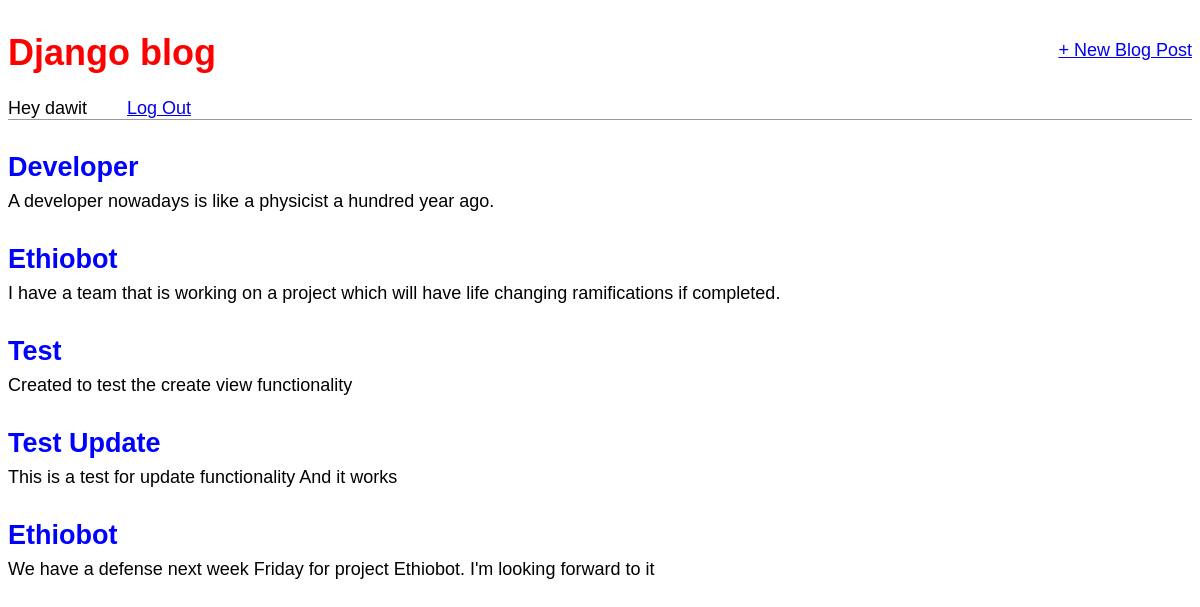
The app's page / (signed in) with its own data.
### blog/models.py (models this page shows, shortened)
class Post(models.Model):
	title = models.CharField(max_length = 50)
	author = models.ForeignKey('auth.User', on_delete = models.CASCADE)
	body = models.TextField()

### blog/views.py (the view)
# urls.py: path('',  HomePV.as_view(), name = 'home'),
class HomePV(ListView):
	model = Post
	template_name = 'home.html'

### templates/home.html
{% extends 'scaffold.html' %}
{% block content %}
	{%  for post in object_list  %}
		<div class="post-entry">
	      <h2><a href="{% url 'detail' post.pk %}">{{ post.title }}</a></h2>
	      <p>{{ post.body }}</p>
	    </div>
	{% endfor %}
{% endblock content %}

### templates/scaffold.html (shortened to what this page needs)
{% load static %}
<!DOCTYPE html>
<html>
<head>
	<link rel="stylesheet" type="text/css" href="{% static 'css/main.css' %}">
</head>
<body>
	<header>
		<div class="nav-left">
          <h1><a href="{% url 'home' %}">Django blog</a></h1>
          {% if user.is_authenticated %}
	          <div style="float: left; margin-right: 40px" >Hey {{user.username}}</div>
	          <span><a href="{% url 'logout' %}">Log Out</a></span>
          {% else  %}
          <div><a href="{% url 'login' %}">Log In</a></div>
          {% endif %}
        </div>
        <div class="nav-right">
          <a href="{% url 'post_new' %}">+ New Blog Post</a>
        </div>
	</header>
	<div>
		{% block content %}
		{% endblock content %}
	</div>
</body>
</html>

### static/css/main.css (style rules this page uses)
body { font-family: 'Source Sans Pro', sans-serif; font-size: 18px; }
header { border-bottom: 1px solid #999; margin-bottom: 2rem; display: flex; }
header h1 a { color: red; text-decoration: none; }
.nav-left { margin-right: auto; }
.nav-right { display: flex; padding-top: 2rem; }
.post-entry { margin-bottom: 2rem; }
.post-entry h2 { margin: 0.5rem 0; }
.post-entry h2 a, .post-entry h2 a:visited { color: blue; text-decoration: none; }
.post-entry p { margin: 0; font-weight: 400; }

### records on screen
Post: title "Developer", body "A developer nowadays is like a physicist a hundred year ago."
Post: title "Ethiobot", body "I have a team that is working on a project which will have life changing ramifications if completed."
Post: title "Test", body "Created to test the create view functionality"
Post: title "Test Update", body "This is a test for update functionality And it works"
Post: title "Ethiobot", body "We have a defense next week Friday for project Ethiobot. I'm looking forward to it"

### other values on screen
{{ user.username }} "dawit"
